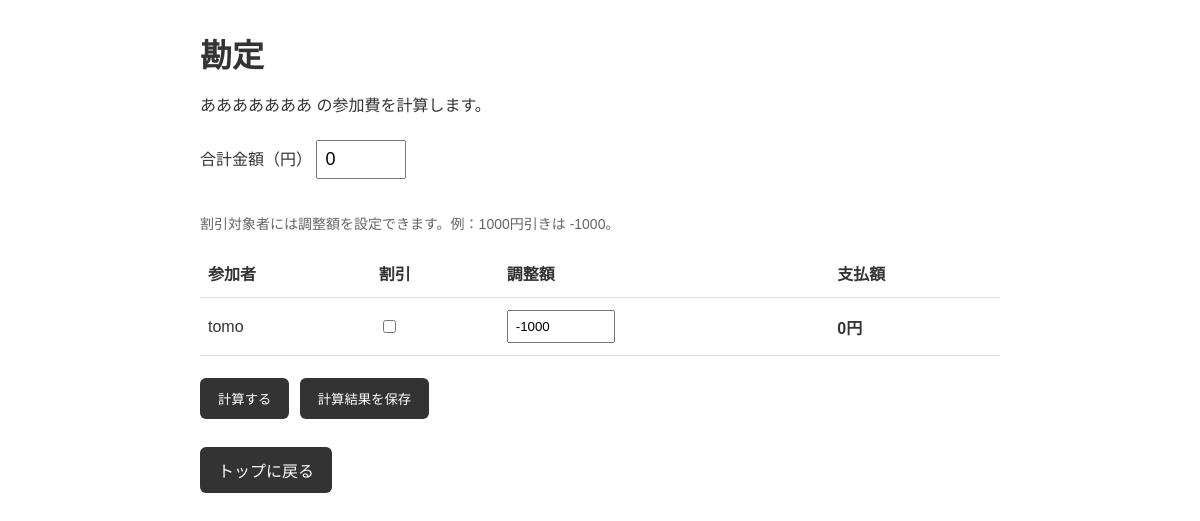
/event/2/billing (signed in), run on the app's committed database.
### tables this page shows
CREATE TABLE events (
    id INTEGER PRIMARY KEY AUTOINCREMENT,

    title TEXT NOT NULL,

    host_user_id INTEGER NOT NULL,

    places TEXT,
    dates TEXT,
    times TEXT,

    is_active BOOLEAN NOT NULL DEFAULT 1,

    created_at DATETIME NOT NULL DEFAULT (datetime('now','localtime')),

    finished_at DATETIME, remind_close_sent INTEGER DEFAULT 0, remind_day_sent INTEGER DEFAULT 0, final_date TEXT,

    FOREIGN KEY(host_user_id)
        REFERENCES users(id)
);

CREATE TABLE users (
    id INTEGER PRIMARY KEY AUTOINCREMENT,
    username TEXT NOT NULL UNIQUE,
    email TEXT NOT NULL UNIQUE,
    password_hash TEXT NOT NULL,
    created_at DATETIME NOT NULL DEFAULT CURRENT_TIMESTAMP
);

### app.py (the view, shortened to what this page needs)
@app.route("/event/<int:event_id>/billing", methods=["GET", "POST"])
def event_billing(event_id):
    if not login_required():
        return redirect(url_for("login"))
    conn = get_db()
    try:
        event = conn.execute("""
            SELECT events.*, users.username AS host_name
            FROM events
            JOIN users ON users.id = events.host_user_id
            WHERE events.id = ?
        """, (event_id,)).fetchone()
        if event is None:
            return "イベントが見つかりません。", 404
        if session["username"] != event["host_name"]:
            return "主催者のみ利用できます。", 403
        participant_rows = conn.execute("""
            SELECT DISTINCT users.id, users.username
            FROM votes
            JOIN users ON users.id = votes.user_id
            WHERE votes.event_id = ? AND votes.is_join = 1
            ORDER BY users.id
        """, (event_id,)).fetchall()
        participants = [
            {
                "id": p["id"],
                "username": p["username"],
                "discount_enabled": 0,
                "adjustment": -1000,
                "base_amount": 0,
                "final_amount": 0,
            }
            for p in participant_rows
        ]
        billing = conn.execute("""
            SELECT * FROM billings WHERE event_id = ? ORDER BY id DESC LIMIT 1
        """, (event_id,)).fetchone()
        total_amount = billing["total_amount"] if billing else 0
        calculated = False
        error = None
        return render_template(
            "billing.html",
            event=event,
            participants=participants,
            total_amount=total_amount,
            calculated=calculated,
            error=error,
        )
    finally:
        conn.close()

### app.py (called while the page is built)
def get_db():
    conn = sqlite3.connect(DB_NAME)
    conn.row_factory = sqlite3.Row
    return conn

def login_required():
    return "username" in session

### templates/billing.html (shortened to what this page needs)
<!DOCTYPE html>
<html lang="ja">
<head>
</head>
<body>
    <h1>勘定</h1>
    <p>{{ event.title }} の参加費を計算します。</p>
    {% if participants %}
    <form method="post">
        <label for="total_amount">合計金額（円）</label>
        <input
            class="total-input"
            type="number"
            id="total_amount"
            name="total_amount"
            min="0"
            step="1"
            value="{{ total_amount }}"
            required
        >
        <p class="note">
            割引対象者には調整額を設定できます。例：1000円引きは -1000。
        </p>
        <table>
            <thead>
                <tr>
                    <th>参加者</th>
                    <th>割引</th>
                    <th>調整額</th>
                    <th>支払額</th>
                </tr>
            </thead>
            <tbody>
                {% for p in participants %}
                <tr>
                    <td>{{ p.username }}</td>
                    <td>
                        <input
                            type="checkbox"
                            name="discount_enabled_{{ p.id }}"
                            value="1"
                        >
                    </td>
                    <td>
                        <input
                            type="number"
                            name="adjustment_{{ p.id }}"
                            value="{{ p.adjustment }}"
                            step="1"
                        >
                    </td>
                    <td class="amount">
                        {% if calculated %}
                            {{ "{:,}".format(p.final_amount) }}円
                        {% else %}
                            {% if p.final_amount is not none %}
                                {{ "{:,}".format(p.final_amount) }}円
                            {% else %}
                                未計算
                            {% endif %}
                        {% endif %}
                    </td>
                </tr>
                {% endfor %}
            </tbody>
        </table>
        <button type="submit" name="action" value="calculate">
            計算する
        </button>
        <button type="submit" name="action" value="save">
            計算結果を保存
        </button>
    </form>
    {% else %}
        <p>参加すると回答したユーザーがいません。</p>
    {% endif %}
    <p>
        <a class="back-link" href="{{ url_for('index') }}">トップに戻る</a>
    </p>
</body>
</html>

### templates/billing.html (style rules this page uses)
body { font-family: sans-serif; max-width: 800px; margin: 30px auto; padding: 0 16px; color: #333; }
h1 { margin-bottom: 8px; }
.total-input { width: 100%; box-sizing: border-box; padding: 12px; font-size: 18px; margin: 8px 0 20px; }
table { width: 100%; border-collapse: collapse; margin: 16px 0; }
th, td { border-bottom: 1px solid #ddd; padding: 12px 8px; text-align: left; }
input[type="number"] { width: 90px; padding: 7px; }
button, .back-link { display: inline-block; padding: 11px 18px; border: none; border-radius: 6px; background: #333; color: white; text-decoration: none; cursor: pointer; margin: 6px 6px 6px 0; }
.note { color: #666; font-size: 14px; }
.amount { font-weight: bold; }

### data on the page
events: title "あああああああ"
users: username "tomo", adjustment "-1000", final_amount "0"
